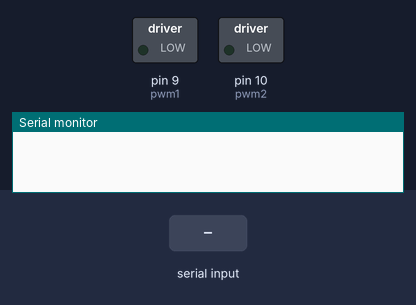
Bench run of a sketch on a simulated Arduino Uno, built with avr-gcc and run on an emulated ATmega328P. Shown: switched loads named in the sketch (green lamp = pin HIGH), the last lines printed to the serial monitor. Inputs (shaded band) come from the test bench.

Above: at 1.2 s.
1.3 s: "#" received over the second serial link
At 2.5 s:
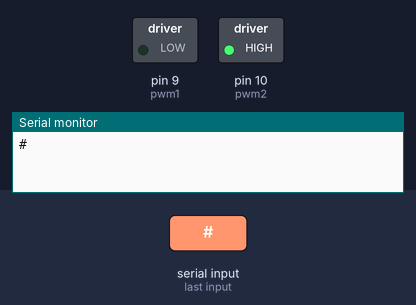
2.8 s: "90,45\n" received over the second serial link
4.3 s: "5\n" received over the second serial link
Timing chart, 0 to 7.3 s (numbered marks = the images above; inputs shaded):
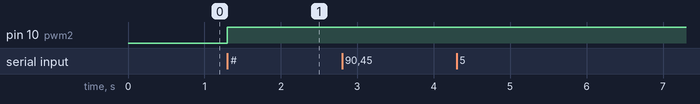

The sketch:

motor_WITH_Bluetooth.ino
```cpp
#include<SoftwareSerial.h>
SoftwareSerial bt_ser(4,5); //connected to RX and TX pins for serial data communication
char c[6];
int i=0,speed_value=0,send_value;
#define pwm1     9   //input 2
#define pwm2    10   //input 1
boolean motor_dir = 0;
void setup()
{
	Serial.begin(9600);
	bt_ser.begin(9600);
	pinMode(pwm1,   OUTPUT);
	pinMode(pwm2,   OUTPUT);
}
void loop()
{
	 while(bt_ser.available())   //when data is transmitted
	   {
	     if(bt_ser.available()>0)
	     {
	       c[i] = bt_ser.read();   //reading the string sent from master device
	       Serial.print(c[i]);
	       i++;
	     }
	     if(c[i-1]=='N')    //if button is pressed
	      {
	        motor_dir = !motor_dir;     //toggle direction variable
	        if(motor_dir)               //setting direction, pwm1 and pwm2 are opposites
	          digitalWrite(pwm2, 0);
	        else
	          digitalWrite(pwm1, 0);
	      }
	    }
	     speed_value = (c[1]-48)*100+(c[2]-48)*10+(c[3]-48)*1;  //interpreting speed from string
	     if(motor_dir)   //for a given direction
	        {
	          if(c[i-1]=='#'){   //if data has been transmitted from slider
	            analogWrite(pwm1, speed_value-100);  //-100 so that when slider is on "0" speed is 0
	            i=0;
	          }
	        }
	      else{       //for opposite direction
	        if(c[i-1]=='#'){
	          analogWrite(pwm2, speed_value-100);
	          i=0;
	        }
	      }
}
```

Measured:
- after the input at 1.3 s, pin 10 (pwm2): LOW → HIGH at once
